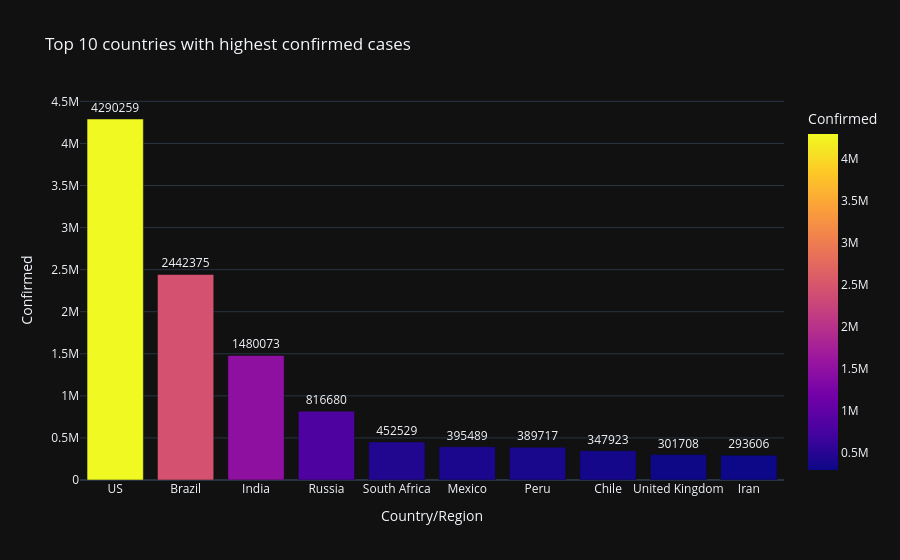

Notebook code for this chart:
### Code cell
top_10 = df.nlargest(10, 'Confirmed')
fig = px.bar(top_10, x='Country/Region', y='Confirmed', title='Top 10 countries with highest confirmed cases', text='Confirmed', color='Confirmed', template='plotly_dark')
fig.update_traces(textposition='outside')
fig.show()

### Figure 1 — Plotly figure (JSON) as saved in the notebook; plotly's stock layout.template omitted (floating-point values rounded to 4 significant figures)
{"data": [{"hovertemplate": "Country/Region=%{x}<br>Confirmed=%{marker.color}<extra></extra>", "legendgroup": "", "marker": {"color": [4290259, 2442375, 1480073, 816680, 452529, 395489, 389717, 347923, 301708, 293606], "coloraxis": "coloraxis", "pattern": {"shape": ""}}, "name": "", "orientation": "v", "showlegend": false, "text": [4290000.0, 2442000.0, 1480000.0, 816700.0, 452500.0, 395500.0, 389700.0, 347900.0, 301700.0, 293600.0], "textposition": "outside", "type": "bar", "x": ["US", "Brazil", "India", "Russia", "South Africa", "Mexico", "Peru", "Chile", "United Kingdom", "Iran"], "xaxis": "x", "y": [4290259, 2442375, 1480073, 816680, 452529, 395489, 389717, 347923, 301708, 293606], "yaxis": "y"}], "layout": {"barmode": "relative", "coloraxis": {"colorbar": {"title": {"text": "Confirmed"}}, "colorscale": [[0, "#0d0887"], [0.1111, "#46039f"], [0.2222, "#7201a8"], [0.3333, "#9c179e"], [0.4444, "#bd3786"], [0.5556, "#d8576b"], [0.6667, "#ed7953"], [0.7778, "#fb9f3a"], [0.8889, "#fdca26"], [1, "#f0f921"]]}, "legend": {"tracegroupgap": 0}, "title": {"text": "Top 10 countries with highest confirmed cases"}, "xaxis": {"anchor": "y", "domain": [0, 1], "title": {"text": "Country/Region"}}, "yaxis": {"anchor": "x", "domain": [0, 1], "title": {"text": "Confirmed"}}}}
